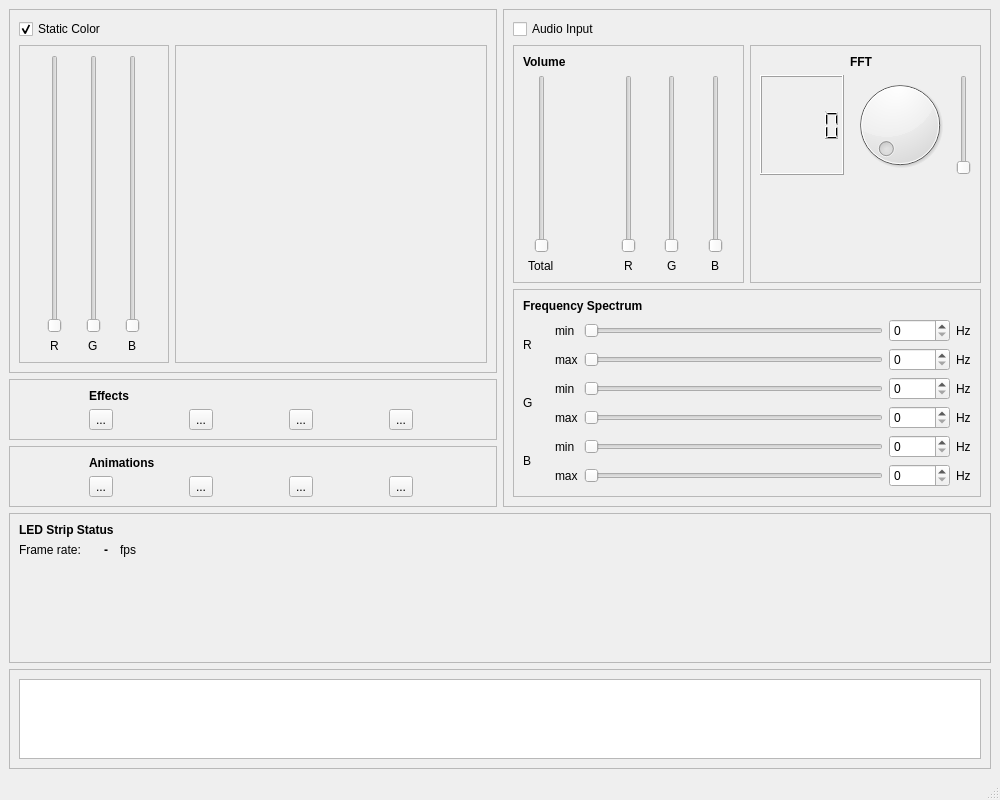
<?xml version="1.0" encoding="UTF-8"?>
<ui version="4.0">
 <class>MainWindow</class>
 <widget class="QMainWindow" name="MainWindow">
  <property name="geometry">
   <rect>
    <x>0</x>
    <y>0</y>
    <width>1000</width>
    <height>800</height>
   </rect>
  </property>
  <property name="windowTitle">
   <string>MainWindow</string>
  </property>
  <widget class="QWidget" name="centralwidget">
   <layout class="QGridLayout" name="gridLayout_12">
    <item row="0" column="0">
     <widget class="QFrame" name="staticFrame">
      <property name="frameShape">
       <enum>QFrame::StyledPanel</enum>
      </property>
      <property name="frameShadow">
       <enum>QFrame::Raised</enum>
      </property>
      <layout class="QGridLayout" name="gridLayout_5">
       <item row="0" column="0">
        <widget class="QCheckBox" name="checkBox">
         <property name="text">
          <string>Static Color</string>
         </property>
         <property name="checked">
          <bool>true</bool>
         </property>
         <property name="tristate">
          <bool>false</bool>
         </property>
        </widget>
       </item>
       <item row="1" column="1">
        <widget class="QFrame" name="frame_7">
         <property name="frameShape">
          <enum>QFrame::StyledPanel</enum>
         </property>
         <property name="frameShadow">
          <enum>QFrame::Raised</enum>
         </property>
         <layout class="QGridLayout" name="gridLayout_9"/>
        </widget>
       </item>
       <item row="1" column="0">
        <widget class="QFrame" name="frame_6">
         <property name="sizePolicy">
          <sizepolicy hsizetype="Preferred" vsizetype="Preferred">
           <horstretch>0</horstretch>
           <verstretch>0</verstretch>
          </sizepolicy>
         </property>
         <property name="maximumSize">
          <size>
           <width>150</width>
           <height>16777215</height>
          </size>
         </property>
         <property name="frameShape">
          <enum>QFrame::StyledPanel</enum>
         </property>
         <property name="frameShadow">
          <enum>QFrame::Raised</enum>
         </property>
         <layout class="QGridLayout" name="gridLayout_2">
          <item row="1" column="2">
           <widget class="QSlider" name="brightnessRedSlider">
            <property name="orientation">
             <enum>Qt::Vertical</enum>
            </property>
           </widget>
          </item>
          <item row="2" column="2" alignment="Qt::AlignHCenter">
           <widget class="QLabel" name="label_30">
            <property name="text">
             <string>R</string>
            </property>
           </widget>
          </item>
          <item row="1" column="3">
           <widget class="QSlider" name="brightnessGreenSlider">
            <property name="orientation">
             <enum>Qt::Vertical</enum>
            </property>
           </widget>
          </item>
          <item row="1" column="4">
           <widget class="QSlider" name="brightnessBlueSlider">
            <property name="orientation">
             <enum>Qt::Vertical</enum>
            </property>
           </widget>
          </item>
          <item row="2" column="3" alignment="Qt::AlignHCenter">
           <widget class="QLabel" name="label_29">
            <property name="text">
             <string>G</string>
            </property>
           </widget>
          </item>
          <item row="2" column="4" alignment="Qt::AlignHCenter">
           <widget class="QLabel" name="label_32">
            <property name="text">
             <string>B</string>
            </property>
           </widget>
          </item>
         </layout>
        </widget>
       </item>
      </layout>
     </widget>
    </item>
    <item row="0" column="1" rowspan="3">
     <widget class="QFrame" name="audioInputFrame">
      <property name="frameShape">
       <enum>QFrame::StyledPanel</enum>
      </property>
      <property name="frameShadow">
       <enum>QFrame::Raised</enum>
      </property>
      <layout class="QGridLayout" name="gridLayout_4">
       <item row="0" column="0">
        <widget class="QCheckBox" name="checkBox_2">
         <property name="text">
          <string>Audio Input</string>
         </property>
        </widget>
       </item>
       <item row="1" column="0">
        <widget class="QFrame" name="frameVolume">
         <property name="frameShape">
          <enum>QFrame::StyledPanel</enum>
         </property>
         <property name="frameShadow">
          <enum>QFrame::Raised</enum>
         </property>
         <layout class="QGridLayout" name="gridLayout">
          <item row="2" column="3" alignment="Qt::AlignHCenter">
           <widget class="QSlider" name="volumeGreenSlider">
            <property name="orientation">
             <enum>Qt::Vertical</enum>
            </property>
           </widget>
          </item>
          <item row="2" column="0" alignment="Qt::AlignHCenter">
           <widget class="QSlider" name="volumeTotalSlider">
            <property name="orientation">
             <enum>Qt::Vertical</enum>
            </property>
           </widget>
          </item>
          <item row="2" column="4" alignment="Qt::AlignHCenter">
           <widget class="QSlider" name="volumeBlueSlider">
            <property name="orientation">
             <enum>Qt::Vertical</enum>
            </property>
           </widget>
          </item>
          <item row="2" column="2" alignment="Qt::AlignHCenter">
           <widget class="QSlider" name="volumeRedSlider">
            <property name="orientation">
             <enum>Qt::Vertical</enum>
            </property>
           </widget>
          </item>
          <item row="3" column="3" alignment="Qt::AlignHCenter">
           <widget class="QLabel" name="label_2">
            <property name="text">
             <string>G</string>
            </property>
           </widget>
          </item>
          <item row="3" column="2" alignment="Qt::AlignHCenter">
           <widget class="QLabel" name="label">
            <property name="text">
             <string>R</string>
            </property>
           </widget>
          </item>
          <item row="3" column="0" alignment="Qt::AlignHCenter">
           <widget class="QLabel" name="label_4">
            <property name="text">
             <string>Total</string>
            </property>
           </widget>
          </item>
          <item row="3" column="4" alignment="Qt::AlignHCenter">
           <widget class="QLabel" name="label_3">
            <property name="text">
             <string>B</string>
            </property>
           </widget>
          </item>
          <item row="0" column="0" colspan="3">
           <widget class="QLabel" name="label_17">
            <property name="text">
             <string>&lt;html&gt;&lt;head/&gt;&lt;body&gt;&lt;p&gt;&lt;span style=&quot; font-weight:600;&quot;&gt;Volume&lt;/span&gt;&lt;/p&gt;&lt;/body&gt;&lt;/html&gt;</string>
            </property>
           </widget>
          </item>
         </layout>
        </widget>
       </item>
       <item row="1" column="1">
        <widget class="QFrame" name="frameFFT">
         <property name="frameShape">
          <enum>QFrame::StyledPanel</enum>
         </property>
         <property name="frameShadow">
          <enum>QFrame::Raised</enum>
         </property>
         <layout class="QGridLayout" name="gridLayout_8">
          <item row="1" column="1">
           <widget class="QDial" name="dial"/>
          </item>
          <item row="1" column="2">
           <widget class="QSlider" name="verticalSlider_4">
            <property name="orientation">
             <enum>Qt::Vertical</enum>
            </property>
           </widget>
          </item>
          <item row="1" column="0">
           <widget class="QLCDNumber" name="lcdNumber"/>
          </item>
          <item row="3" column="0">
           <spacer name="verticalSpacer">
            <property name="orientation">
             <enum>Qt::Vertical</enum>
            </property>
            <property name="sizeHint" stdset="0">
             <size>
              <width>20</width>
              <height>40</height>
             </size>
            </property>
           </spacer>
          </item>
          <item row="0" column="1" colspan="2">
           <widget class="QLabel" name="label_7">
            <property name="text">
             <string>&lt;html&gt;&lt;head/&gt;&lt;body&gt;&lt;p&gt;&lt;span style=&quot; font-weight:600;&quot;&gt;FFT&lt;/span&gt;&lt;/p&gt;&lt;/body&gt;&lt;/html&gt;</string>
            </property>
           </widget>
          </item>
         </layout>
        </widget>
       </item>
       <item row="2" column="0" colspan="2">
        <widget class="QFrame" name="frameFrequencySpectrum">
         <property name="frameShape">
          <enum>QFrame::StyledPanel</enum>
         </property>
         <property name="frameShadow">
          <enum>QFrame::Raised</enum>
         </property>
         <layout class="QGridLayout" name="gridLayout_3">
          <item row="6" column="3">
           <widget class="QSlider" name="freqBmaxSlider">
            <property name="maximum">
             <number>2000</number>
            </property>
            <property name="orientation">
             <enum>Qt::Horizontal</enum>
            </property>
           </widget>
          </item>
          <item row="3" column="4">
           <widget class="QSpinBox" name="freqGminSpin">
            <property name="maximum">
             <number>40000</number>
            </property>
           </widget>
          </item>
          <item row="4" column="4">
           <widget class="QSpinBox" name="freqGmaxSpin">
            <property name="maximum">
             <number>40000</number>
            </property>
           </widget>
          </item>
          <item row="5" column="3">
           <widget class="QSlider" name="freqBminSlider">
            <property name="maximum">
             <number>2000</number>
            </property>
            <property name="orientation">
             <enum>Qt::Horizontal</enum>
            </property>
           </widget>
          </item>
          <item row="1" column="5">
           <widget class="QLabel" name="label_18">
            <property name="text">
             <string>Hz</string>
            </property>
           </widget>
          </item>
          <item row="2" column="3">
           <widget class="QSlider" name="freqRmaxSlider">
            <property name="maximum">
             <number>2000</number>
            </property>
            <property name="orientation">
             <enum>Qt::Horizontal</enum>
            </property>
           </widget>
          </item>
          <item row="6" column="5">
           <widget class="QLabel" name="label_23">
            <property name="text">
             <string>Hz</string>
            </property>
           </widget>
          </item>
          <item row="1" column="2">
           <widget class="QLabel" name="label_6">
            <property name="text">
             <string>min</string>
            </property>
           </widget>
          </item>
          <item row="4" column="3">
           <widget class="QSlider" name="freqGmaxSlider">
            <property name="maximum">
             <number>2000</number>
            </property>
            <property name="orientation">
             <enum>Qt::Horizontal</enum>
            </property>
           </widget>
          </item>
          <item row="1" column="3">
           <widget class="QSlider" name="freqRminSlider">
            <property name="maximum">
             <number>2000</number>
            </property>
            <property name="orientation">
             <enum>Qt::Horizontal</enum>
            </property>
           </widget>
          </item>
          <item row="3" column="3">
           <widget class="QSlider" name="freqGminSlider">
            <property name="maximum">
             <number>2000</number>
            </property>
            <property name="orientation">
             <enum>Qt::Horizontal</enum>
            </property>
           </widget>
          </item>
          <item row="2" column="5">
           <widget class="QLabel" name="label_19">
            <property name="text">
             <string>Hz</string>
            </property>
           </widget>
          </item>
          <item row="5" column="4">
           <widget class="QSpinBox" name="freqBminSpin">
            <property name="maximum">
             <number>40000</number>
            </property>
           </widget>
          </item>
          <item row="2" column="2">
           <widget class="QLabel" name="label_5">
            <property name="text">
             <string>max</string>
            </property>
           </widget>
          </item>
          <item row="6" column="4">
           <widget class="QSpinBox" name="freqBmaxSpin">
            <property name="maximum">
             <number>40000</number>
            </property>
           </widget>
          </item>
          <item row="5" column="5">
           <widget class="QLabel" name="label_22">
            <property name="text">
             <string>Hz</string>
            </property>
           </widget>
          </item>
          <item row="3" column="5">
           <widget class="QLabel" name="label_20">
            <property name="text">
             <string>Hz</string>
            </property>
           </widget>
          </item>
          <item row="2" column="4">
           <widget class="QSpinBox" name="freqRmaxSpin">
            <property name="minimum">
             <number>0</number>
            </property>
            <property name="maximum">
             <number>40000</number>
            </property>
           </widget>
          </item>
          <item row="1" column="4">
           <widget class="QSpinBox" name="freqRminSpin">
            <property name="minimum">
             <number>0</number>
            </property>
            <property name="maximum">
             <number>40000</number>
            </property>
           </widget>
          </item>
          <item row="4" column="5">
           <widget class="QLabel" name="label_21">
            <property name="text">
             <string>Hz</string>
            </property>
           </widget>
          </item>
          <item row="3" column="2">
           <widget class="QLabel" name="label_9">
            <property name="text">
             <string>min</string>
            </property>
           </widget>
          </item>
          <item row="6" column="2">
           <widget class="QLabel" name="label_12">
            <property name="text">
             <string>max</string>
            </property>
           </widget>
          </item>
          <item row="5" column="2">
           <widget class="QLabel" name="label_11">
            <property name="text">
             <string>min</string>
            </property>
           </widget>
          </item>
          <item row="0" column="0" colspan="5">
           <widget class="QLabel" name="label_16">
            <property name="text">
             <string>&lt;html&gt;&lt;head/&gt;&lt;body&gt;&lt;p&gt;&lt;span style=&quot; font-weight:600;&quot;&gt;Frequency Spectrum&lt;/span&gt;&lt;/p&gt;&lt;/body&gt;&lt;/html&gt;</string>
            </property>
           </widget>
          </item>
          <item row="4" column="2">
           <widget class="QLabel" name="label_10">
            <property name="text">
             <string>max</string>
            </property>
           </widget>
          </item>
          <item row="3" column="1">
           <spacer name="horizontalSpacer_5">
            <property name="orientation">
             <enum>Qt::Horizontal</enum>
            </property>
            <property name="sizeType">
             <enum>QSizePolicy::Fixed</enum>
            </property>
            <property name="sizeHint" stdset="0">
             <size>
              <width>10</width>
              <height>5</height>
             </size>
            </property>
           </spacer>
          </item>
          <item row="5" column="0" rowspan="2">
           <widget class="QLabel" name="label_15">
            <property name="text">
             <string>B</string>
            </property>
           </widget>
          </item>
          <item row="3" column="0" rowspan="2">
           <widget class="QLabel" name="label_14">
            <property name="text">
             <string>G</string>
            </property>
           </widget>
          </item>
          <item row="1" column="0" rowspan="2">
           <widget class="QLabel" name="label_13">
            <property name="text">
             <string>R</string>
            </property>
           </widget>
          </item>
         </layout>
        </widget>
       </item>
      </layout>
     </widget>
    </item>
    <item row="1" column="0">
     <widget class="QFrame" name="frame_8">
      <property name="frameShape">
       <enum>QFrame::StyledPanel</enum>
      </property>
      <property name="frameShadow">
       <enum>QFrame::Raised</enum>
      </property>
      <layout class="QGridLayout" name="gridLayout_6">
       <item row="0" column="0" colspan="2">
        <widget class="QLabel" name="label_25">
         <property name="text">
          <string>&lt;html&gt;&lt;head/&gt;&lt;body&gt;&lt;p&gt;&lt;span style=&quot; font-weight:600;&quot;&gt;Effects&lt;/span&gt;&lt;/p&gt;&lt;/body&gt;&lt;/html&gt;</string>
         </property>
        </widget>
       </item>
       <item row="1" column="2">
        <widget class="QToolButton" name="toolButton_3">
         <property name="text">
          <string>...</string>
         </property>
        </widget>
       </item>
       <item row="1" column="0">
        <widget class="QToolButton" name="toolButton">
         <property name="text">
          <string>...</string>
         </property>
        </widget>
       </item>
       <item row="1" column="3">
        <widget class="QToolButton" name="toolButton_4">
         <property name="text">
          <string>...</string>
         </property>
        </widget>
       </item>
       <item row="1" column="1">
        <widget class="QToolButton" name="toolButton_2">
         <property name="text">
          <string>...</string>
         </property>
        </widget>
       </item>
      </layout>
     </widget>
    </item>
    <item row="2" column="0">
     <widget class="QFrame" name="frame_5">
      <property name="frameShape">
       <enum>QFrame::StyledPanel</enum>
      </property>
      <property name="frameShadow">
       <enum>QFrame::Raised</enum>
      </property>
      <layout class="QGridLayout" name="gridLayout_7">
       <item row="1" column="3">
        <widget class="QToolButton" name="toolButton_8">
         <property name="text">
          <string>...</string>
         </property>
        </widget>
       </item>
       <item row="0" column="0" colspan="3">
        <widget class="QLabel" name="label_24">
         <property name="text">
          <string>&lt;html&gt;&lt;head/&gt;&lt;body&gt;&lt;p&gt;&lt;span style=&quot; font-weight:600;&quot;&gt;Animations&lt;/span&gt;&lt;/p&gt;&lt;/body&gt;&lt;/html&gt;</string>
         </property>
        </widget>
       </item>
       <item row="1" column="1">
        <widget class="QToolButton" name="toolButton_6">
         <property name="text">
          <string>...</string>
         </property>
        </widget>
       </item>
       <item row="1" column="2">
        <widget class="QToolButton" name="toolButton_7">
         <property name="text">
          <string>...</string>
         </property>
        </widget>
       </item>
       <item row="1" column="0">
        <widget class="QToolButton" name="toolButton_5">
         <property name="text">
          <string>...</string>
         </property>
        </widget>
       </item>
      </layout>
     </widget>
    </item>
    <item row="3" column="0" colspan="2">
     <widget class="QFrame" name="statusFrame">
      <property name="maximumSize">
       <size>
        <width>16777215</width>
        <height>150</height>
       </size>
      </property>
      <property name="frameShape">
       <enum>QFrame::StyledPanel</enum>
      </property>
      <property name="frameShadow">
       <enum>QFrame::Raised</enum>
      </property>
      <layout class="QGridLayout" name="gridLayout_11">
       <item row="1" column="0">
        <widget class="QLabel" name="label_26">
         <property name="text">
          <string>&lt;html&gt;&lt;head/&gt;&lt;body&gt;&lt;p&gt;Frame rate:&lt;/p&gt;&lt;/body&gt;&lt;/html&gt;</string>
         </property>
        </widget>
       </item>
       <item row="1" column="1" alignment="Qt::AlignRight">
        <widget class="QLabel" name="fpsLcd">
         <property name="minimumSize">
          <size>
           <width>10</width>
           <height>0</height>
          </size>
         </property>
         <property name="font">
          <font>
           <pointsize>9</pointsize>
          </font>
         </property>
         <property name="text">
          <string>&lt;html&gt;&lt;head/&gt;&lt;body&gt;&lt;p&gt;&lt;span style=&quot; font-size:9pt; font-weight:600;&quot;&gt;-&lt;/span&gt;&lt;/p&gt;&lt;/body&gt;&lt;/html&gt;</string>
         </property>
        </widget>
       </item>
       <item row="2" column="1">
        <spacer name="verticalSpacer_2">
         <property name="orientation">
          <enum>Qt::Vertical</enum>
         </property>
         <property name="sizeHint" stdset="0">
          <size>
           <width>20</width>
           <height>40</height>
          </size>
         </property>
        </spacer>
       </item>
       <item row="0" column="0" colspan="2">
        <widget class="QLabel" name="label_8">
         <property name="text">
          <string>&lt;html&gt;&lt;head/&gt;&lt;body&gt;&lt;p&gt;&lt;span style=&quot; font-weight:600;&quot;&gt;LED Strip Status&lt;/span&gt;&lt;/p&gt;&lt;/body&gt;&lt;/html&gt;</string>
         </property>
        </widget>
       </item>
       <item row="0" column="3" rowspan="2">
        <spacer name="horizontalSpacer">
         <property name="orientation">
          <enum>Qt::Horizontal</enum>
         </property>
         <property name="sizeHint" stdset="0">
          <size>
           <width>40</width>
           <height>20</height>
          </size>
         </property>
        </spacer>
       </item>
       <item row="1" column="2">
        <widget class="QLabel" name="label_28">
         <property name="text">
          <string>&lt;html&gt;&lt;head/&gt;&lt;body&gt;&lt;p&gt;fps&lt;/p&gt;&lt;/body&gt;&lt;/html&gt;</string>
         </property>
        </widget>
       </item>
      </layout>
     </widget>
    </item>
    <item row="4" column="0" colspan="2">
     <widget class="QScrollArea" name="scrollArea">
      <property name="maximumSize">
       <size>
        <width>16777215</width>
        <height>100</height>
       </size>
      </property>
      <property name="widgetResizable">
       <bool>true</bool>
      </property>
      <widget class="QWidget" name="scrollAreaWidgetContents">
       <property name="geometry">
        <rect>
         <x>0</x>
         <y>0</y>
         <width>986</width>
         <height>94</height>
        </rect>
       </property>
       <layout class="QGridLayout" name="gridLayout_10">
        <item row="0" column="0">
         <widget class="QTextBrowser" name="textBrowser">
          <property name="maximumSize">
           <size>
            <width>16777215</width>
            <height>16777215</height>
           </size>
          </property>
          <property name="html">
           <string>&lt;!DOCTYPE HTML PUBLIC &quot;-//W3C//DTD HTML 4.0//EN&quot; &quot;http://www.w3.org/TR/REC-html40/strict.dtd&quot;&gt;
&lt;html&gt;&lt;head&gt;&lt;meta name=&quot;qrichtext&quot; content=&quot;1&quot; /&gt;&lt;style type=&quot;text/css&quot;&gt;
p, li { white-space: pre-wrap; }
&lt;/style&gt;&lt;/head&gt;&lt;body style=&quot; font-family:'Sans Serif'; font-size:9pt; font-weight:400; font-style:normal;&quot;&gt;
&lt;p style=&quot;-qt-paragraph-type:empty; margin-top:0px; margin-bottom:0px; margin-left:0px; margin-right:0px; -qt-block-indent:0; text-indent:0px;&quot;&gt;&lt;br /&gt;&lt;/p&gt;&lt;/body&gt;&lt;/html&gt;</string>
          </property>
         </widget>
        </item>
       </layout>
      </widget>
     </widget>
    </item>
   </layout>
  </widget>
  <widget class="QMenuBar" name="menubar">
   <property name="geometry">
    <rect>
     <x>0</x>
     <y>0</y>
     <width>1000</width>
     <height>21</height>
    </rect>
   </property>
  </widget>
  <widget class="QStatusBar" name="statusbar"/>
 </widget>
 <resources/>
 <connections/>
</ui>
